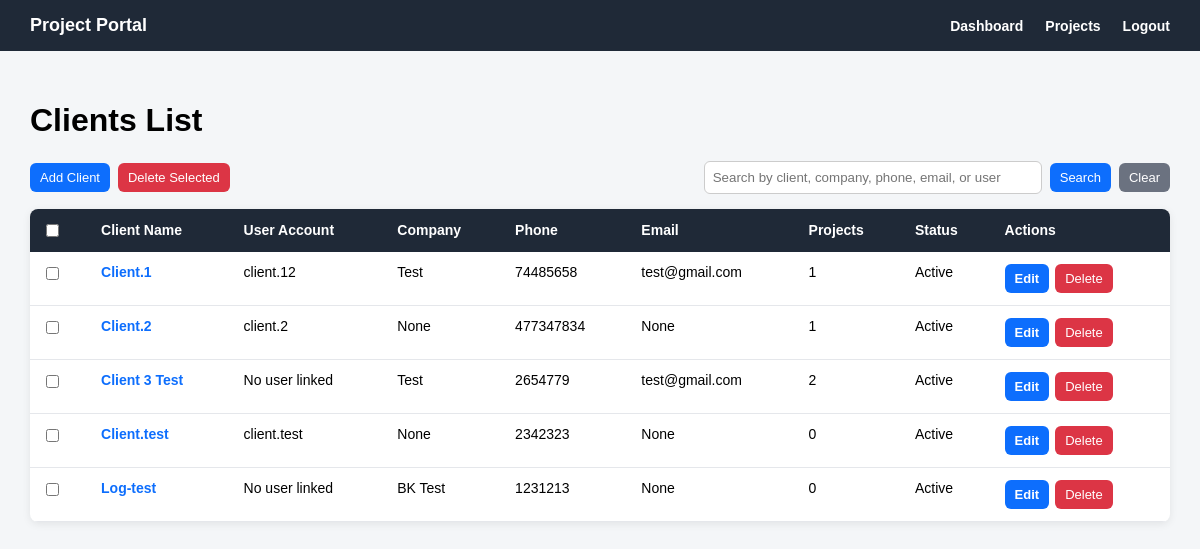
/clients/ (signed in), run on an earlier commit of the app's database.
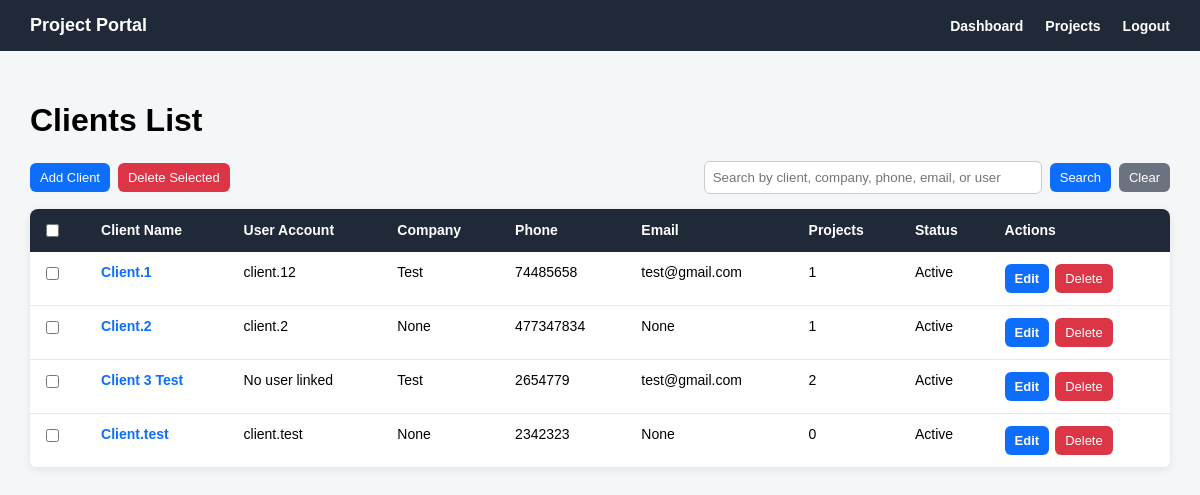
And on a later commit of the database.
### clients/models.py (models this page shows, shortened)
class Client(models.Model):
    user = models.OneToOneField(
        settings.AUTH_USER_MODEL,
        on_delete=models.CASCADE,
        related_name='client_profile',
        blank=True,
        null=True
    )
    client_name = models.CharField(max_length=150)
    company_name = models.CharField(max_length=150, blank=True, null=True)
    phone = models.CharField(max_length=30)
    email = models.EmailField(blank=True, null=True)
    address = models.TextField(blank=True, null=True)
    is_active = models.BooleanField(default=True)
    created_at = models.DateTimeField(auto_now_add=True)

### accounts/models.py (models this page shows)
class User(AbstractUser):
    class Role(models.TextChoices):
        ADMIN = 'ADMIN', 'Admin'
        ENGINEER = 'ENGINEER', 'Engineer'
        CLIENT = 'CLIENT', 'Client'
    role = models.CharField(
        max_length=20,
        choices=Role.choices,
        default=Role.CLIENT
    )

### clients/views.py (the view, shortened to what this page needs)
# urls.py: path('', client_list_view, name='client_list'),
@login_required
def client_list_view(request):
    if request.user.role != 'ADMIN':
        clients = Client.objects.none()
    else:
        clients = Client.objects.all()
    search_query = request.GET.get('q')
    return render(request, 'clients/client_list.html', {
    'clients': clients,
    'search_query': search_query,
})

### templates/clients/client_list.html (shortened to what this page needs)
{% extends 'base.html' %}
{% block content %}
<div class="page-header">
    <h1>Clients List</h1>
</div>
{% if clients %}
    {% if request.user.role == 'ADMIN' %}
        <div class="top-actions-row">
            <div style="display: flex; gap: 8px; align-items: center;">
                <a href="{% url 'clients:client_add' %}" class="btn btn-primary">
                    Add Client
                </a>
                <button type="submit" form="bulkDeleteClientsForm" class="btn btn-danger">
                    Delete Selected
                </button>
            </div>
            <div class="search-box">
                <input type="text"
                       id="clientSearchInput"
                       value="{{ search_query|default:'' }}"
                       placeholder="Search by client, company, phone, email, or user"
                       onkeydown="if(event.key === 'Enter'){ event.preventDefault(); searchClients(); }">
                <button type="button" class="btn btn-primary" onclick="searchClients()">
                    Search
                </button>
                <a href="{% url 'clients:client_list' %}" class="btn btn-secondary">
                    Clear
                </a>
            </div>
        </div>
    {% endif %}
    <table class="clients-table">
        <tr>
            {% if request.user.role == 'ADMIN' %}
                <th>
                    <input type="checkbox" onclick="toggleClientCheckboxes(this)">
                </th>
            {% endif %}
            <th>Client Name</th>
            <th>User Account</th>
            <th>Company</th>
            <th>Phone</th>
            <th>Email</th>
            <th>Projects</th>
            <th>Status</th>
            {% if request.user.role == 'ADMIN' %}
                <th>Actions</th>
            {% endif %}
        </tr>
        {% for client in clients %}
            <tr>
                {% if request.user.role == 'ADMIN' %}
                    <td>
                        <input type="checkbox"
                               name="selected_clients"
                               value="{{ client.pk }}"
                               form="bulkDeleteClientsForm">
                    </td>
                {% endif %}
                <td>
                    <a href="{% url 'clients:client_detail' client.pk %}">
                        {{ client.client_name }}
                    </a>
                </td>
                <td>
                    {% if client.user %}
                        {{ client.user.username }}
                    {% else %}
                        No user linked
                    {% endif %}
                </td>
                <td>{{ client.company_name }}</td>
                <td>{{ client.phone }}</td>
                <td>{{ client.email }}</td>
                <td>{{ client.projects.count }}</td>
                <td>
                    {% if client.is_active %}
                        Active
                    {% else %}
                        Inactive
                    {% endif %}
                </td>
                {% if request.user.role == 'ADMIN' %}
                    <td>
                        <div class="table-actions">
                            <a href="{% url 'clients:client_edit' client.pk %}" class="btn btn-primary">
                                Edit
                            </a>
                            <form method="post"
                                  action="{% url 'clients:client_delete' client.pk %}"
                                  style="margin: 0;"
                                  onsubmit="return confirm('Are you sure you want to delete this client? This may affect related projects linked to this client.');">
                                <button type="submit" class="btn btn-danger">
                                    Delete
                                </button>
                            </form>
                        </div>
                    </td>
                {% endif %}
            </tr>
        {% endfor %}
    </table>
{% endif %}
{% endblock %}

### templates/base.html (shortened to what this page needs)
<!DOCTYPE html>
<html>
<head>
</head>
<body>
    <div class="navbar">
        <div class="brand">
            Project Portal
        </div>
        <div class="nav-links">
            {% if request.user.is_authenticated %}
                <a href="{% url 'accounts:dashboard' %}">Dashboard</a>
                <a href="{% url 'projects:project_list' %}">Projects</a>
                <form class="logout-form" method="post" action="{% url 'accounts:logout' %}">
                    <button class="logout-button" type="submit">Logout</button>
                </form>
            {% endif %}
        </div>
    </div>
    <div class="content">
        {% block content %}
        {% endblock %}
    </div>
</body>
</html>

### templates/base.html (style rules this page uses)
body { margin: 0; font-family: Arial, sans-serif; background: #f4f6f8; }
.navbar { background: #1f2937; color: white; padding: 15px 30px; display: flex; justify-content: space-between; align-items: center; }
.brand { font-size: 18px; font-weight: bold; }
.nav-links { display: flex; align-items: center; gap: 22px; }
.nav-links a { color: white; text-decoration: none; font-weight: bold; font-size: 14px; }
.content { padding: 30px; }
.logout-form { display: inline; margin: 0; }
.logout-button { background: none; border: none; color: white; font-weight: bold; cursor: pointer; font-size: 14px; padding: 0; }

### templates/clients/client_list.html (style rules this page uses)
.page-header { margin-bottom: 20px; }
.clients-table { width: 100%; border-collapse: collapse; background: white; border-radius: 8px; overflow: hidden; box-shadow: 0 2px 8px rgba(0, 0, 0, 0.08); }
.clients-table th { background: #1f2937; color: white; text-align: left; padding: 12px; font-size: 14px; }
.clients-table td { padding: 12px; border-bottom: 1px solid #e5e7eb; vertical-align: top; font-size: 14px; }
.clients-table a { color: #0d6efd; font-weight: bold; text-decoration: none; }
.btn { display: inline-block; border: none; padding: 7px 10px; border-radius: 6px; cursor: pointer; text-decoration: none; font-size: 13px; }
.btn-primary { background: #0d6efd; color: white !important; }
.btn-danger { background: #dc3545; color: white !important; }
.btn-secondary { background: #6b7280; color: white !important; }
.table-actions { display: flex; gap: 6px; align-items: center; }
.top-actions-row { display: flex; justify-content: space-between; align-items: center; margin-bottom: 15px; gap: 15px; }
.search-box { display: flex; gap: 8px; align-items: center; }
.search-box input { padding: 8px; width: 320px; border: 1px solid #ccc; border-radius: 6px; }

What changed in the data, as far as the page shows it:
removed Client: client_name "Log-test", shows "No user linked", company_name "BK Test", phone "1231213", email "None", projects.count "0", is_active "Active"
